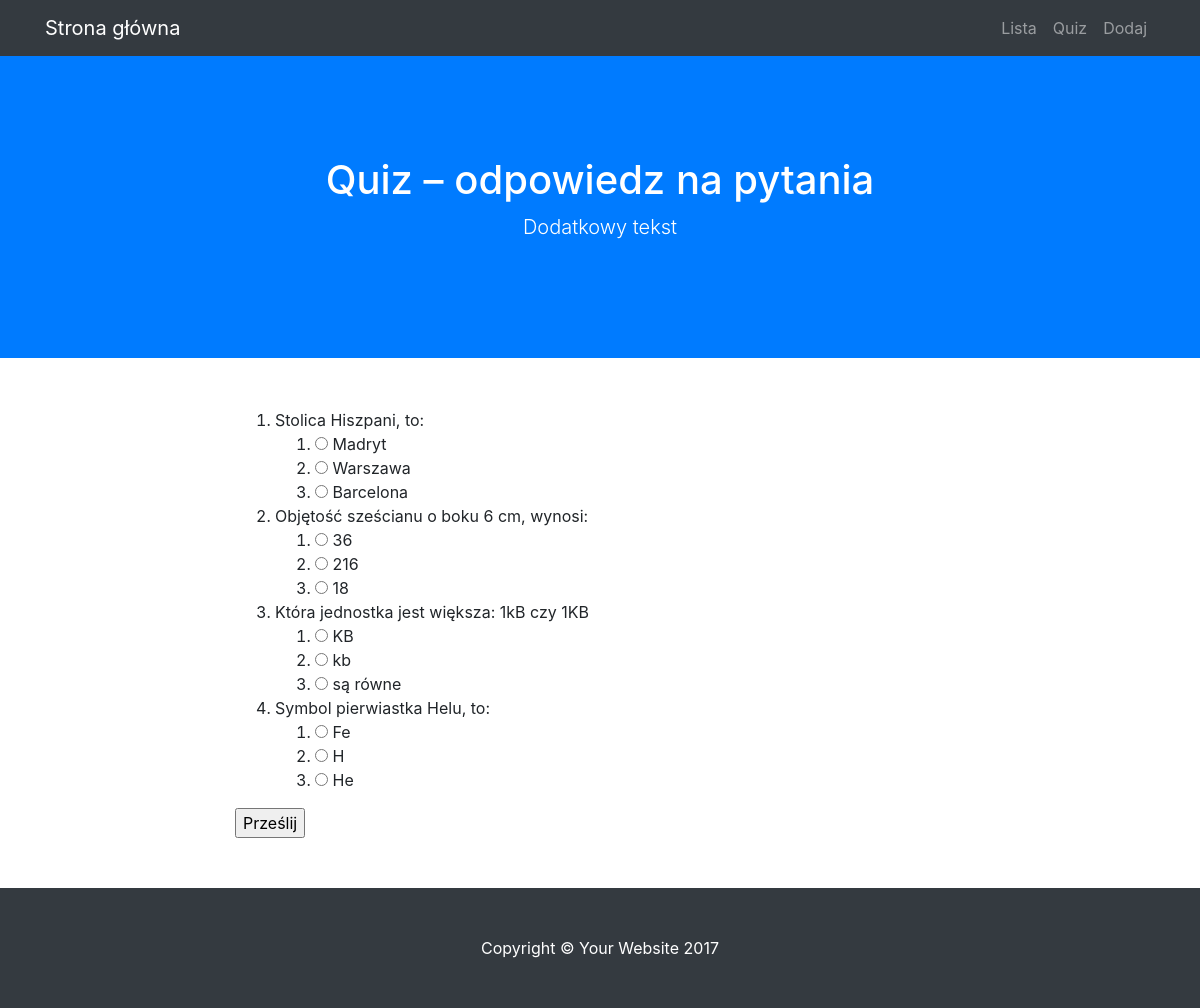
The page /quiz on the database as committed earlier.
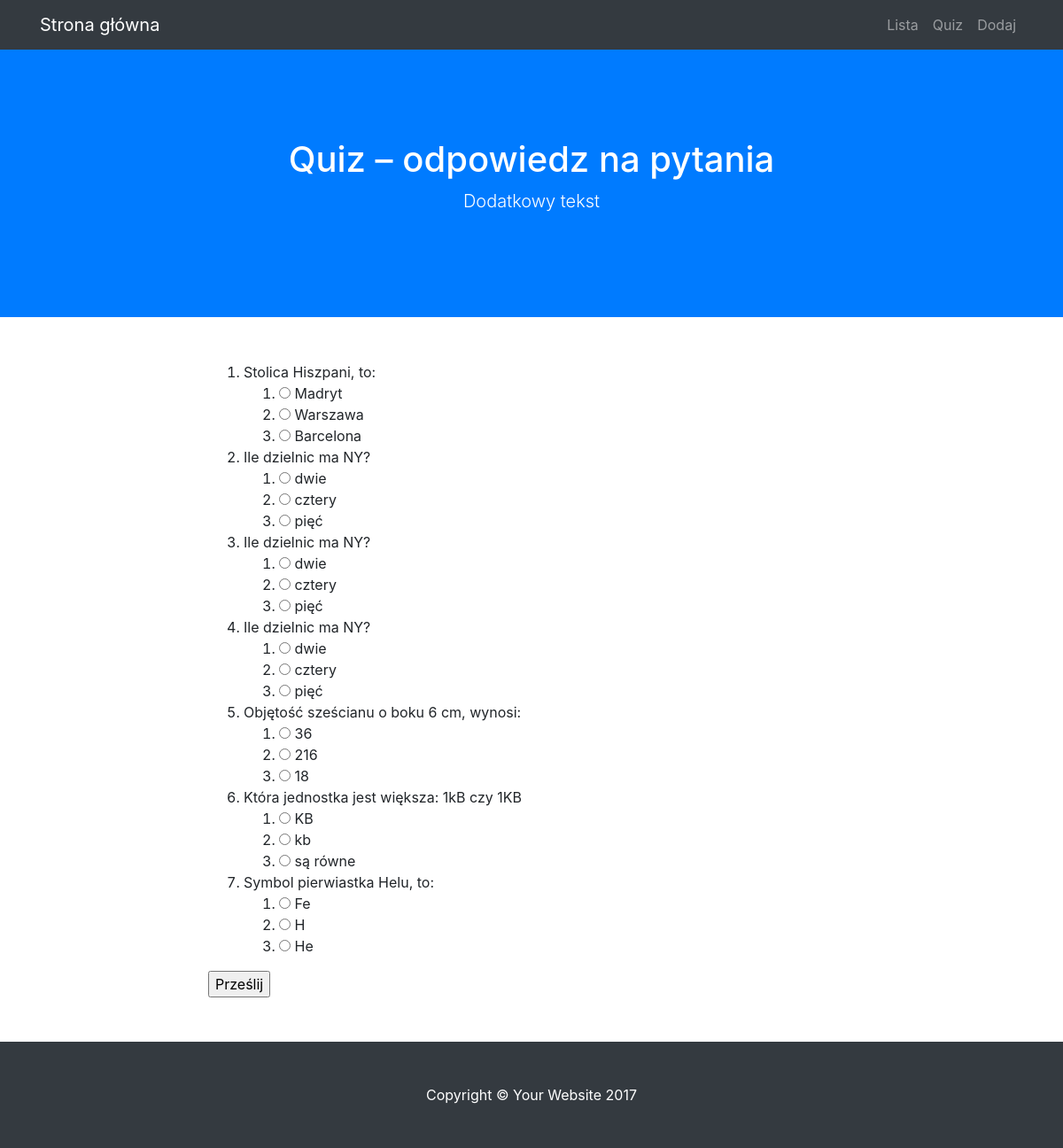
The same page on the database as committed later.
### modele.py (models this page shows)
class BazaModel(Model):
    class Meta:
        database = baza

class Pytanie(BazaModel):
    pytanie = CharField(null=False)
    kategoria = ForeignKeyField(Kategoria, related_name='pytania')

class Odpowiedz(BazaModel):
    odpowiedz = CharField(null=False)
    pytanie = ForeignKeyField(Pytanie, related_name='odpowiedzi')
    odpok = IntegerField(default=0)

### views.py (the view, shortened to what this page needs)
@app.route("/quiz", methods=['GET', 'POST'])
def quiz():
    print(request.form)
    pytania = Pytanie.select().join(Odpowiedz).distinct()
    return render_template('quiz.html', pytania=pytania)

### app.py (called while the page is built)
@app.before_request
def before_request():
    g.db = baza
    g.db.connect()

@app.after_request
def after_request(response):
    g.db.close()
    return response

### templates/quiz.html (shortened to what this page needs)
{% extends "szablon.html" %}
{% block h1 %}Quiz – odpowiedz na pytania{% endblock %}
{% block tresc %}
    <form method="POST">
        <ol>
        {% for p in pytania %}
            <li>
                {{ p.pytanie }}
                <ol>
                    {% for o in p.odpowiedzi %}
                    <li>
                        <input type="radio" name="{{ p.id }}" value="{{ o.id }}">
                        {{ o.odpowiedz }}</li>
                    {% endfor %}
                </ol>
            </li>
        {% endfor %}
        </ol>
        <input type="submit" value="Prześlij">
    </form>
{% endblock %}

### templates/szablon.html (shortened to what this page needs)
<!DOCTYPE html>
<html lang="pl">
  <head>
    <link href="{{ url_for('static', filename='vendor/bootstrap/css/bootstrap.min.css') }}" rel="stylesheet">
    <link href="{{ url_for('static', filename='css/scrolling-nav.css') }}" rel="stylesheet">
    <link href="{{ url_for('static', filename='css/style.css') }}" rel="stylesheet">
  </head>
  <body id="page-top">
    <nav class="navbar navbar-expand-lg navbar-dark bg-dark fixed-top" id="mainNav">
      <div class="container">
        <a class="navbar-brand js-scroll-trigger" href="{{ url_for('index') }}">Strona główna</a>
        <div class="collapse navbar-collapse" id="navbarResponsive">
          <ul class="navbar-nav ml-auto">
            <li class="nav-item">
              <a class="nav-link js-scroll-trigger" href="{{ url_for('lista') }}">Lista</a>
            </li>
            <li class="nav-item">
              <a class="nav-link js-scroll-trigger" href="{{ url_for('quiz') }}">Quiz</a>
            </li>
            <li class="nav-item">
              <a class="nav-link js-scroll-trigger" href="{{ url_for('dodaj') }}">Dodaj</a>
            </li>
          </ul>
        </div>
      </div>
    </nav>
    <header class="bg-primary text-white">
      <div class="container text-center">
        <h1>{% block h1 %}{% endblock %}</h1>
        <p class="lead">Dodatkowy tekst</p>
      </div>
    </header>
    <section id="tresc">
      <div class="container">
        <div class="row">
          <div class="col-lg-8 mx-auto">
            {% block tresc %}{% endblock %}
          </div>
        </div>
      </div>
    </section>
    <footer class="py-5 bg-dark">
      <div class="container">
        <p class="m-0 text-center text-white">Copyright &copy; Your Website 2017</p>
      </div>
    </footer>
  </body>
</html>

### static/css/scrolling-nav.css (style rules this page uses)
header { padding: 154px 0 100px; }
@media (min-width: 992px) { header { padding: 156px 0 100px; } }
section { padding: 150px 0; }

### static/css/style.css (style rules this page uses)
#tresc { padding-top: 50px; padding-bottom: 50px; }

Rows that differ between the two databases and show on the page:
added Pytanie: pytanie "Ile dzielnic ma NY?"
added Odpowiedz: odpowiedz "dwie", shown under "Ile dzielnic ma NY?"
added Odpowiedz: odpowiedz "cztery", shown under "Ile dzielnic ma NY?"
added Odpowiedz: odpowiedz "pięć", shown under "Ile dzielnic ma NY?"
added Pytanie: pytanie "Ile dzielnic ma NY?"
added Odpowiedz: odpowiedz "dwie", shown under "Ile dzielnic ma NY?"
added Odpowiedz: odpowiedz "cztery", shown under "Ile dzielnic ma NY?"
added Odpowiedz: odpowiedz "pięć", shown under "Ile dzielnic ma NY?"
added Pytanie: pytanie "Ile dzielnic ma NY?"
added Odpowiedz: odpowiedz "dwie", shown under "Ile dzielnic ma NY?"
added Odpowiedz: odpowiedz "cztery", shown under "Ile dzielnic ma NY?"
added Odpowiedz: odpowiedz "pięć", shown under "Ile dzielnic ma NY?"
